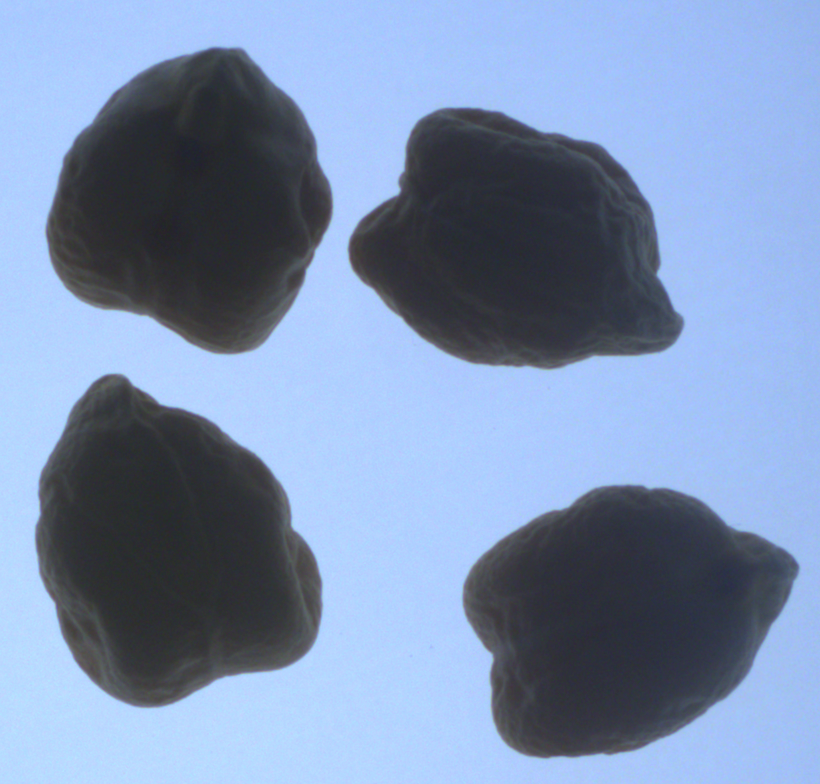
#> input picture Basic level image processing/c11_Filters/Resim1_Dort_Nohut.png, 820 x 784 px
$ python K11_11_RESIM_KenarBulma_Laplacian.py   (older library calls are emulated)
#> lines starting #> are read from the running program, lines starting #| are printed output that depends on the picture
# -*- coding: utf-8 -*-
"""
Created on Fri Apr  7 02:09:05 2023

@author: MUOZIC
"""


import cv2
from matplotlib import pyplot as plt

# Resmi siyah beyaz olarak yükle
img = cv2.imread('Resim1_Dort_Nohut.png', 0)
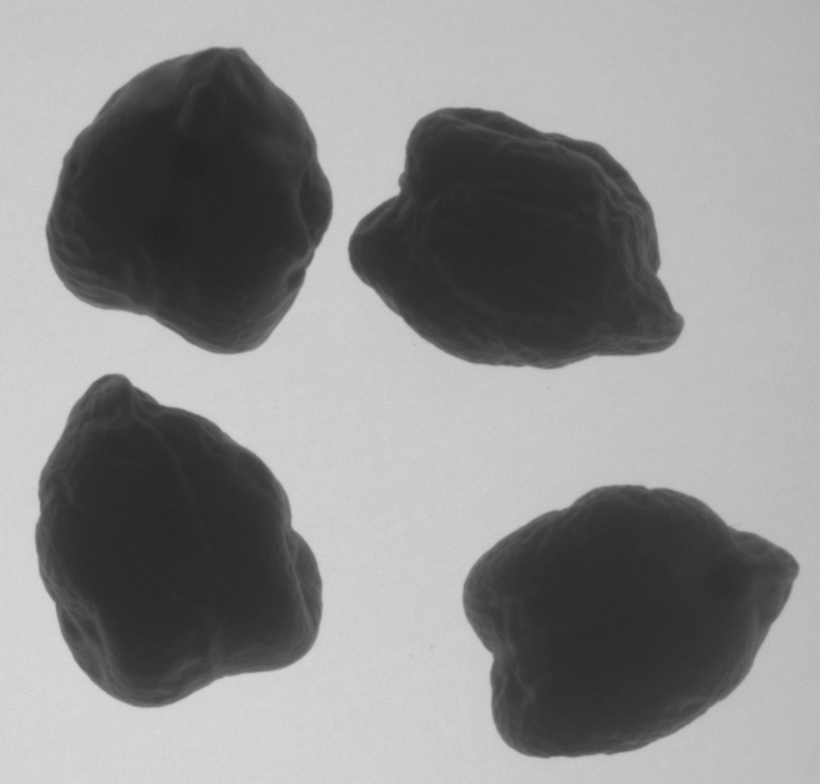
#> img: shape (784, 820); min 34, max 218, mean 141.5

# Laplacian kenar tespiti uygula
# laplacian = cv2.Laplacian(img, cv2.CV_64F,ksize=3)
laplacian = cv2.Laplacian(img, cv2.CV_8U,ksize=5)
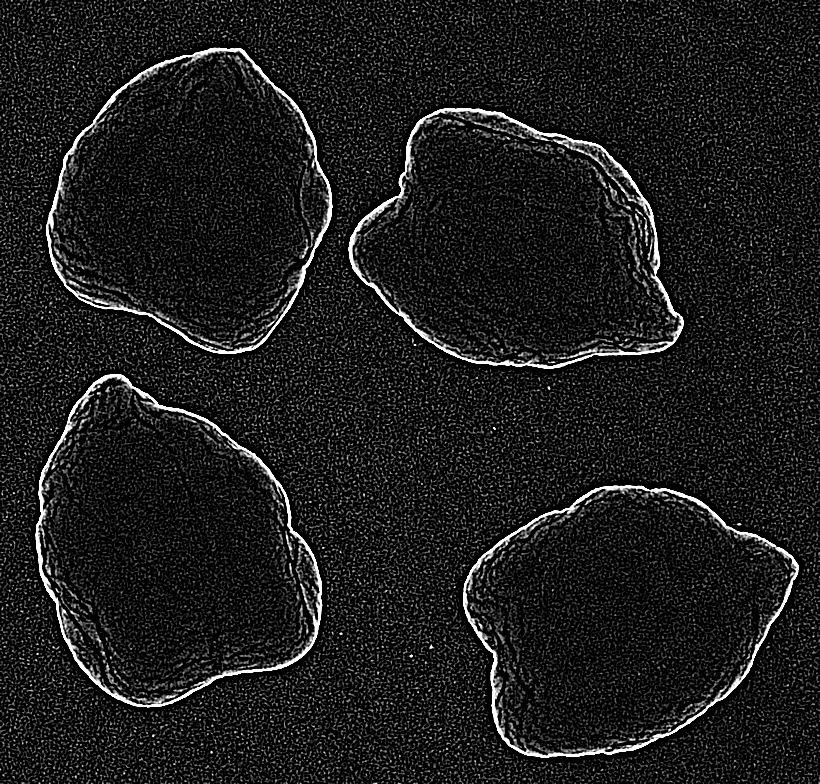
#> laplacian: shape (784, 820); min 0, max 255, mean 27.3


# Görüntüleri göster
plt.figure(figsize=(10, 5))

plt.subplot(1, 2, 1), plt.imshow(img, cmap='gray')
plt.title('Original'), plt.xticks([]), plt.yticks([])

plt.subplot(1, 2, 2), plt.imshow(laplacian, cmap='gray')
plt.title('Laplacian'), plt.xticks([]), plt.yticks([])

plt.show()
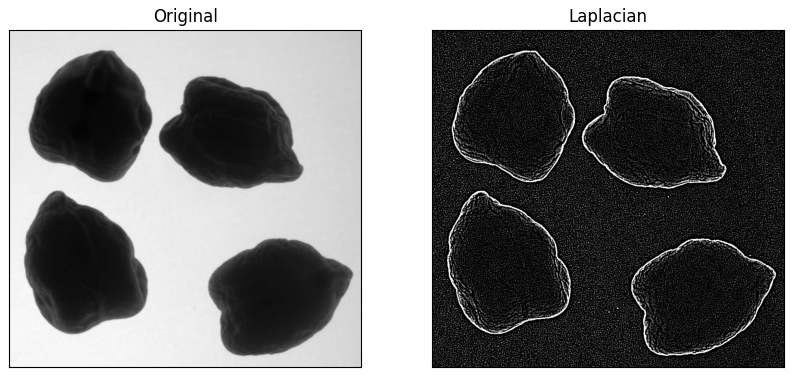
#> figure drawn by matplotlib, 2 panels
